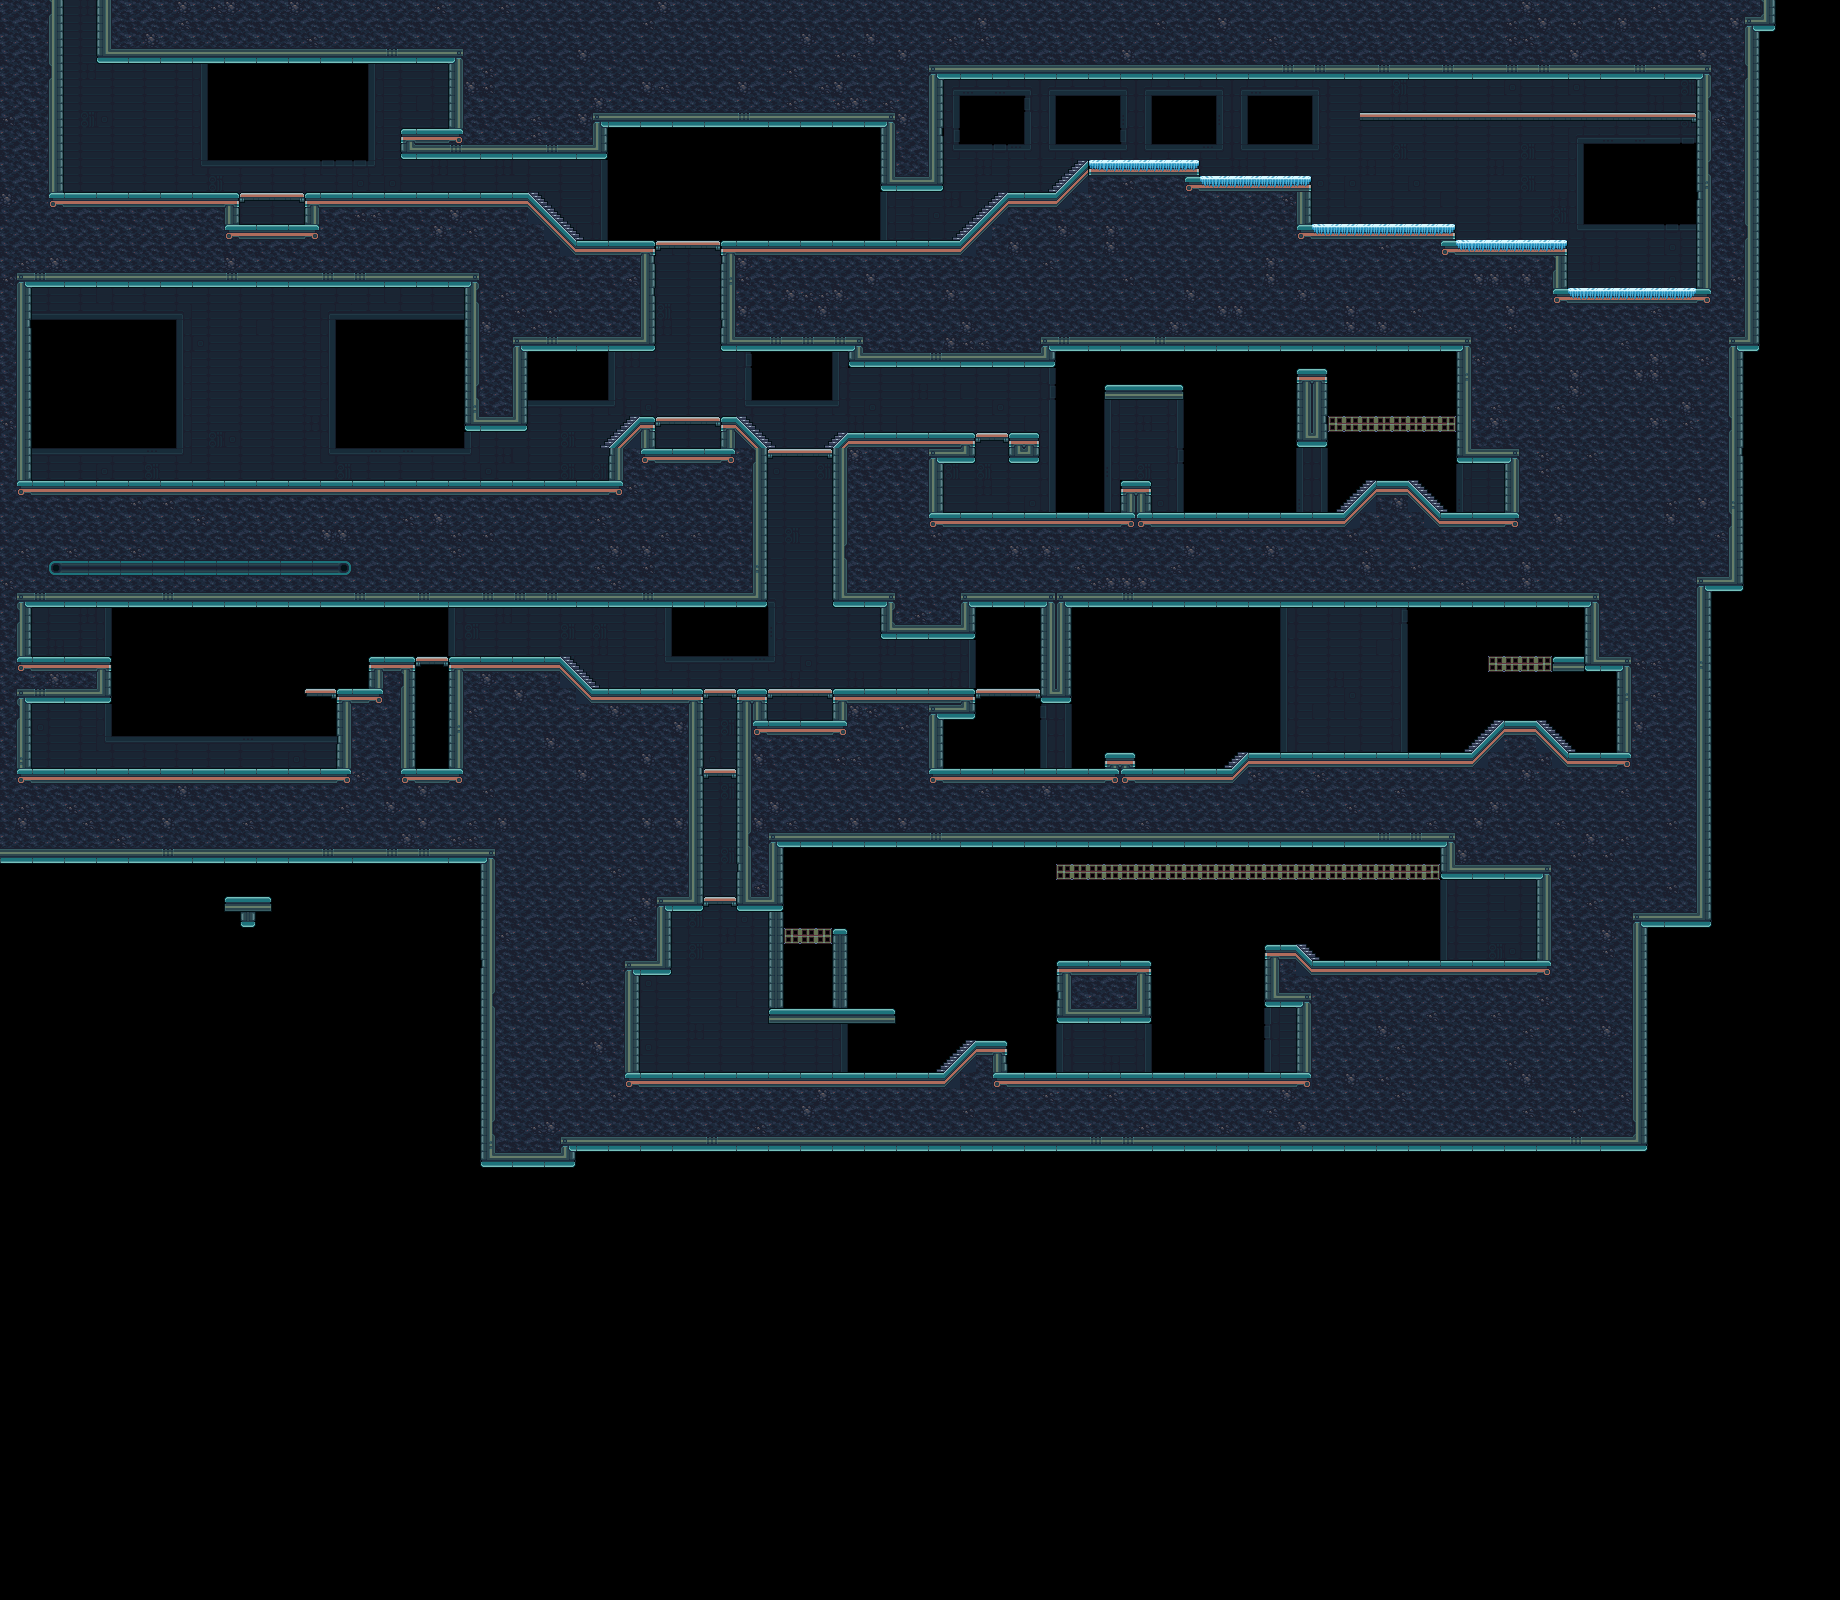

This game map was drawn from its Tiled (.tmx) file and the tilesets committed beside it. A one-line description and the trimmed map source follow:
An orthogonal 115x100 tile map with 16x16 px tiles, 2 tile layers (Tile Layer 1, Tile Layer 2), 1 hidden layer not drawn.

<map version="1.0" orientation="orthogonal" renderorder="right-down" width="115" height="100" tilewidth="16" tileheight="16" nextobjectid="1">
 <tileset firstgid="1" name="0_GAUNTLET_BASIN" tilewidth="16" tileheight="16" tilecount="1400" columns="20">
  <image source="../../../tileset/0_BASIN.png" width="320" height="1120" />
  <terraintypes>
   <terrain name="Basic" tile="-1" />
   <terrain name="Thin_V" tile="-1" />
   <terrain name="Thin_H" tile="-1" />
   <terrain name="Eraser" tile="-1" />
  </terraintypes>
  <tile id="8" terrain=",,,3" />
  <tile id="9" terrain=",,3,3" />
  <tile id="10" terrain=",,3," />
  <tile id="11" terrain="3,3,3," />
  <tile id="12" terrain="3,3,,3" />
  <tile id="28" terrain=",3,,3" />
  <tile id="29" terrain="3,3,3,3" />
  <tile id="30" terrain="3,,3," />
  <tile id="31" terrain="3,,3,3" />
  <tile id="32" terrain=",3,3,3" />
  <tile id="48" terrain=",3,," />
  <tile id="49" terrain="3,3,," />
  <tile id="50" terrain="3,,," />
  <tile id="80" terrain=",,,0" />
  <tile id="81" terrain=",,0,0" />
  <tile id="82" terrain=",,0," />
  <tile id="88" terrain=",,,1" />
  <tile id="89" terrain=",,1,1" />
  <tile id="90" terrain=",,1," />
  <tile id="92" terrain=",,,2" />
  <tile id="93" terrain=",,2,2" />
  <tile id="94" terrain=",,2," />
  <tile id="100" terrain=",0,,0" />
  <tile id="101" terrain="0,0,0,0" />
  <tile id="102" terrain="0,,0," />
  <tile id="105" terrain="0,0,0," />
  <tile id="106" terrain="0,0,,0" />
  <tile id="108" terrain=",1,,1" />
  <tile id="109" terrain="1,1,1,1" />
  <tile id="110" terrain="1,,1," />
  <tile id="112" terrain=",2,,2" />
  <tile id="113" terrain="2,2,2,2" />
  <tile id="114" terrain="2,,2," />
  <tile id="120" terrain=",0,," />
  <tile id="121" terrain="0,0,," />
  <tile id="122" terrain="0,,," />
  <tile id="125" terrain="0,,0,0" />
  <tile id="126" terrain=",0,0,0" />
  <tile id="128" terrain=",1,," />
  <tile id="129" terrain="1,1,," />
  <tile id="130" terrain="1,,," />
  <tile id="132" terrain=",2,," />
  <tile id="133" terrain="2,2,," />
  <tile id="134" terrain="2,,," />
 </tileset>
 <imagelayer name="Image Layer 1" visible="0">
  <image source="../../../../_noncrypt_assets/pngexports/BASIN_B.png" />
 </imagelayer>
 <layer name="Tile Layer 1" width="115" height="100">
  <data>[11500 cells, 5742 non-empty, 86 distinct tile ids]</data>
 </layer>
 <layer name="Tile Layer 2" width="115" height="100">
  <data>[11500 cells, 203 non-empty, 21 distinct tile ids]</data>
 </layer>
</map>
